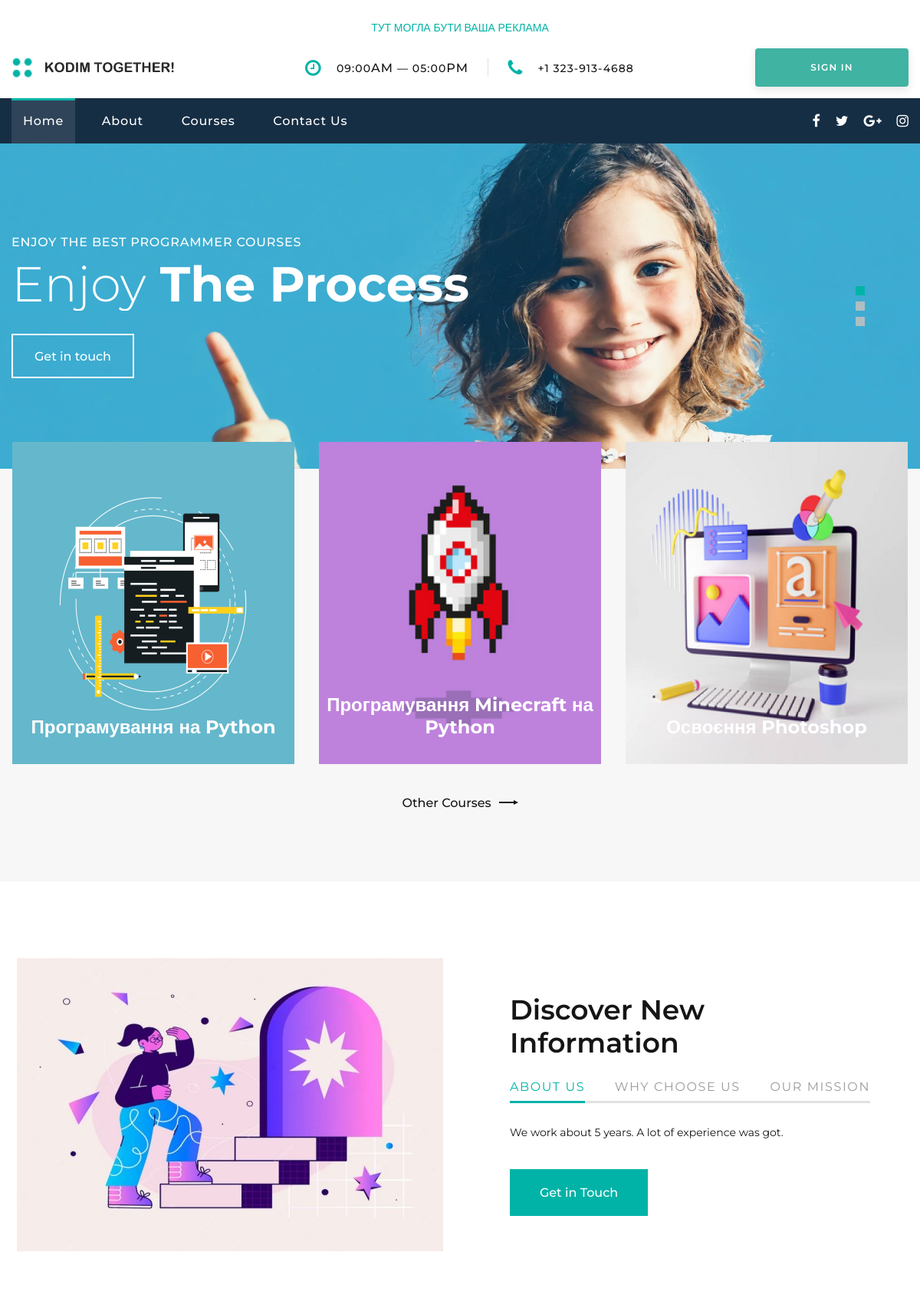
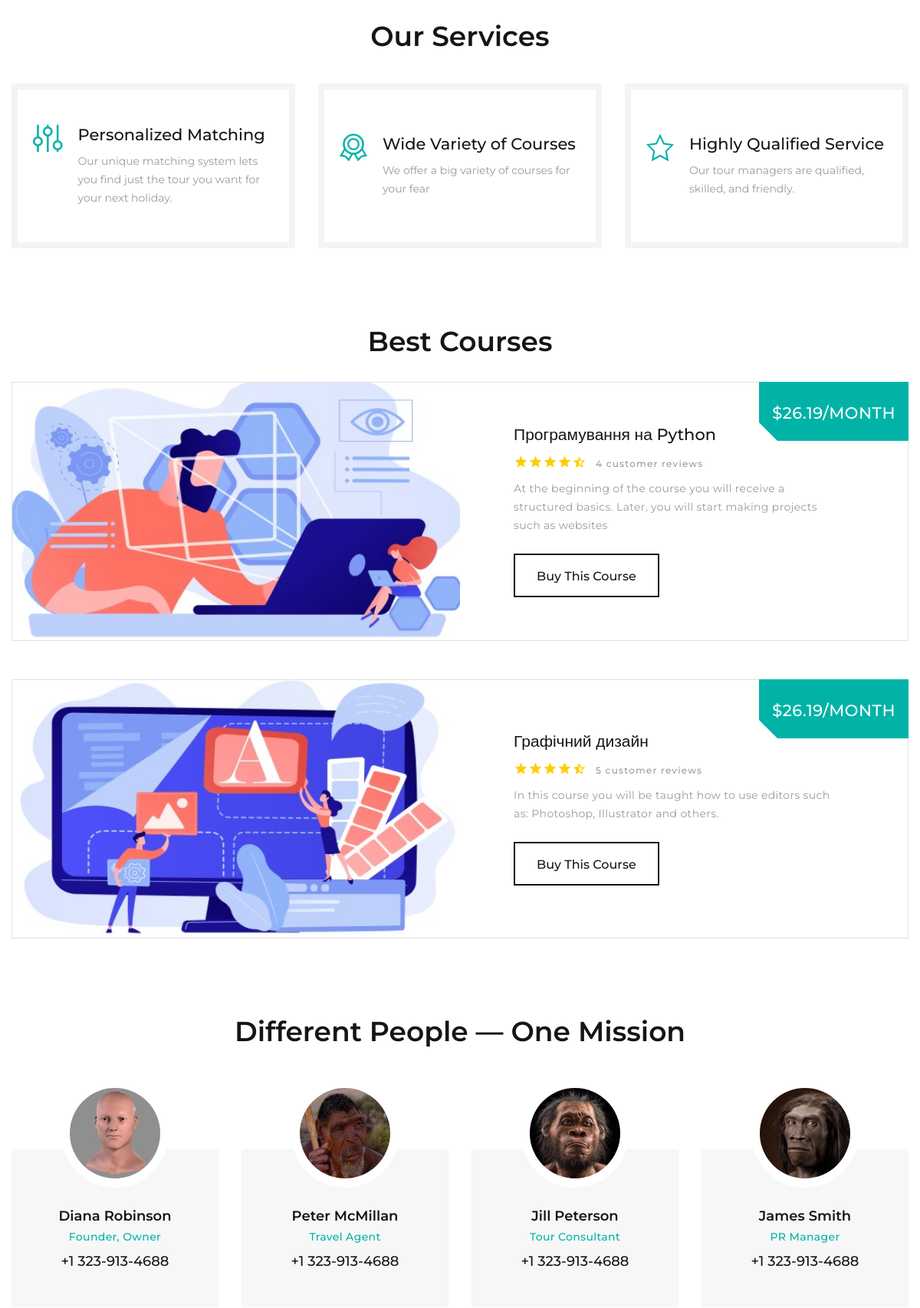
The page / (upper part) on the database its author committed (2 pictures, top to bottom).
### Web_1/models.py (models this page shows, shortened)
class Course(models.Model):
    category = models.ForeignKey(Category, on_delete=models.CASCADE,
                                help_text='оберіть категорію',
                                verbose_name='категорія курсу', null = True)
    name = models.CharField(max_length=50, verbose_name='Ім\'я')
    kid_age = models.CharField(max_length=50, verbose_name='Вік учня', null=True)
    price = models.CharField(max_length=50, verbose_name='Вартість', null=True)
    date_price = models.IntegerField(verbose_name='Дата_ціна', null= True)
    image = models.ImageField(upload_to = 'course_images', verbose_name='Картинка', null = True)
    description = models.CharField(max_length=100, verbose_name='Опис', null = True)
    def display_age(self):
        return ', '.join([a.age for a in self.kid_age.all()])
    display_age.short_description = 'Вік'

### Web_1/views.py (the view)
# urls.py: path('', views.index, name = 'home'),
def index(request):
    return render(request, 'index.html', {'courses': Course.objects.all()[:3]})

### Web_1/templates/index.html (shortened to what this page needs)
<!DOCTYPE html>
{% extends 'base.html' %}
{% load static %}
{% block content %}
<section class="section swiper-container swiper-slider swiper-slider-corporate swiper-pagination-style-2" data-loop="true" data-autoplay="5000" data-simulate-touch="true" data-nav="false" data-direction="vertical">
  <div class="swiper-wrapper text-left">
    <div class="swiper-slide context-dark" data-slide-bg="{% static 'images/slider-4-slide-1-1920x678.jpg' %}">
      <div class="swiper-slide-caption section-md">
        <div class="container">
          <div class="row">
            <div class="col-md-10">
              <h6 class="text-uppercase" data-caption-animate="fadeInRight" data-caption-delay="0">Enjoy the Best Programmer Courses</h6>
              <h2 class="oh font-weight-light" data-caption-animate="slideInUp" data-caption-delay="100"><span>Enjoy</span><span class="font-weight-bold"> The Process</span></h2><a class="button button-default-outline button-ujarak" href="/contact-us/" data-caption-animate="fadeInLeft" data-caption-delay="0">Get in touch</a>
            </div>
          </div>
        </div>
      </div>
    </div>
  </div>
  <div class="swiper-pagination"></div>
</section>
<section class="section section-lg section-top-1 bg-gray-4">
  <div class="container offset-negative-1">
    <div class="box-categories cta-box-wrap">
      <div class="box-categories-content">
        <div class="row justify-content-center">
          {% for course in courses %}
          <div class="col-md-4 wow fadeInDown col-9" data-wow-delay=".2s">
            <ul class="list-marked-2 box-categories-list">
              <li><a href="/course/{{ course.id }}"><img src="{{ BASE_DIR }}{{ course.image.url }}" alt="" width="368" height="420"/></a>
                <h5 class="box-categories-title">{{ course.name }}</h5>
              </li>
            </ul>
          </div>
          {% endfor %}
        </div>
      </div>
    </div><a class="link-classic wow fadeInUp" href="/courses/">Other Courses<span></span></a>
  </div>
</section>
<section class="section section-sm section-first bg-default text-md-left">
  <div class="container">
    <div class="row row-50 align-items-center justify-content-center justify-content-xl-between">
      <div class="col-lg-6 text-center wow fadeInUp"><img src="{% static 'images/index-3-556x382.jpg' %}" alt="" width="556" height="382"/>
      </div>
      <div class="col-lg-6 wow fadeInRight" data-wow-delay=".1s">
        <div class="box-width-lg-470">
          <h3>Discover New Information</h3>
          <div class="tabs-custom tabs-horizontal tabs-line tabs-line-big tabs-line-style-2 text-center text-md-left" id="tabs-7">
            <ul class="nav nav-tabs">
              <li class="nav-item" role="presentation"><a class="nav-link active" href="#tabs-7-1" data-toggle="tab">About us</a></li>
              <li class="nav-item" role="presentation"><a class="nav-link" href="#tabs-7-2" data-toggle="tab">Why choose us</a></li>
              <li class="nav-item" role="presentation"><a class="nav-link" href="#tabs-7-3" data-toggle="tab">Our mission</a></li>
            </ul>
            <div class="tab-content">
              <div class="tab-pane fade show active" id="tabs-7-1">
                <p>We work about 5 years. A lot of experience was got.</p>
                <div class="group-md group-middle"><a class="button button-secondary button-pipaluk" href="/contact-us/">Get in Touch</a></div>
              </div>
            </div>
          </div>
        </div>
      </div>
    </div>
  </div>
</section>
<section class="section section-sm">
  <div class="container">
    <h3>Our Services</h3>
    <div class="row row-30">
      <div class="col-sm-6 col-lg-4">
        <article class="box-icon-classic">
          <div class="unit box-icon-classic-body flex-column flex-md-row text-md-left flex-lg-column text-lg-center flex-xl-row text-xl-left">
            <div class="unit-left">
              <div class="box-icon-classic-icon fl-bigmug-line-equalization3"></div>
            </div>
            <div class="unit-body">
              <h5 class="box-icon-classic-title"><a href="/contact-us/">Personalized Matching</a></h5>
              <p class="box-icon-classic-text">Our unique matching system lets you find just the tour you want for your next holiday.</p>
            </div>
          </div>
        </article>
      </div>
      <div class="col-sm-6 col-lg-4">
        <article class="box-icon-classic">
          <div class="unit box-icon-classic-body flex-column flex-md-row text-md-left flex-lg-column text-lg-center flex-xl-row text-xl-left">
            <div class="unit-left">
              <div class="box-icon-classic-icon fl-bigmug-line-circular220"></div>
            </div>
            <div class="unit-body">
              <h5 class="box-icon-classic-title"><a href="/courses/">Wide Variety of Courses</a></h5>
              <p class="box-icon-classic-text">We offer a big variety of courses for your fear</p>
            </div>
          </div>
        </article>
      </div>
      <div class="col-sm-6 col-lg-4">
        <article class="box-icon-classic">
          <div class="unit box-icon-classic-body flex-column flex-md-row text-md-left flex-lg-column text-lg-center flex-xl-row text-xl-left">
            <div class="unit-left">
              <div class="box-icon-classic-icon fl-bigmug-line-favourites5"></div>
            </div>
            <div class="unit-body">
              <h5 class="box-icon-classic-title"><a href="/about/">Highly Qualified Service</a></h5>
              <p class="box-icon-classic-text">Our tour managers are qualified, skilled, and friendly.</p>
            </div>
          </div>
        </article>
      </div>
    </div>
  </div>
</section>
<section class="section section-sm bg-default">
  <div class="container">
    <h3 class="oh-desktop"><span class="d-inline-block wow slideInDown">Best Courses</span></h3>
    <div class="row row-sm row-40 row-md-50">
      <div class="col-sm-6 col-md-12 wow fadeInRight">
        <article class="product-big">
          <div class="unit flex-column flex-md-row align-items-md-stretch">
            <div class="unit-left"><a class="product-big-figure" href="/course/1/"><img src="{% static 'images/product-big-1-600x366.jpg' %}" alt="" width="600" height="366"/></a></div>
            <div class="unit-body">
              <div class="product-big-body">
                <h5 class="product-big-title"><a href="/course/1/">Програмування на Python</a></h5>
                <div class="group-sm group-middle justify-content-start">
                  <div class="product-big-rating"><span class="icon material-icons-star"></span><span class="icon material-icons-star"></span><span class="icon material-icons-star"></span><span class="icon material-icons-star"></span><span class="icon material-icons-star_half"></span></div><a class="product-big-reviews" href="#">4 customer reviews</a>
                </div>
                <p class="product-big-text">At the beginning of the course you will receive a structured basics. Later, you will start making projects such as websites</p><a class="button button-black-outline button-ujarak" href="/course/1/">Buy This Course</a>
                <div class="product-big-price-wrap"><span class="product-big-price">$26.19/month</span></div>
              </div>
            </div>
          </div>
        </article>
      </div>
      <div class="col-sm-6 col-md-12 wow fadeInLeft">
        <article class="product-big">
          <div class="unit flex-column flex-md-row align-items-md-stretch">
            <div class="unit-left"><a class="product-big-figure" href="/course/3/"><img src="{% static 'images/product-big-2-600x366.jpg' %}" alt="" width="600" height="366"/></a></div>
            <div class="unit-body">
              <div class="product-big-body">
                <h5 class="product-big-title"><a href="/course/3/">Графічний дизайн</a></h5>
                <div class="group-sm group-middle justify-content-start">
                  <div class="product-big-rating"><span class="icon material-icons-star"></span><span class="icon material-icons-star"></span><span class="icon material-icons-star"></span><span class="icon material-icons-star"></span><span class="icon material-icons-star_half"></span></div><a class="product-big-reviews" href="#">5 customer reviews</a>
                </div>
                <p class="product-big-text">In this course you will be taught how to use editors such as: Photoshop, Illustrator and others.</p><a class="button button-black-outline button-ujarak" href="/course/3/">Buy This Course</a>
                <div class="product-big-price-wrap"><span class="product-big-price">$26.19/month</span></div>
              </div>
            </div>
          </div>
        </article>
      </div>
    </div>
  </div>
</section>
<section class="section section-sm">
  <div class="container">
    <h3 class="title-block find-car oh"><span class="d-inline-block wow slideInUp">Different People — One Mission</span></h3>
    <div class="row row-30 justify-content-center box-ordered">
      <div class="col-sm-6 col-md-5 col-lg-3">
        <article class="team-modern">
          <div class="team-modern-header"><a class="team-modern-figure" href="/"><img class="img-circles" src="{% static 'images/user-1-118x118.jpg' %}" alt="" width="118" height="118"/></a>
          </div>
          <div class="team-modern-caption">
            <h6 class="team-modern-name"><a href="/">Diana Robinson</a></h6>
            <p class="team-modern-status">Founder, Owner</p>
            <h6 class="team-modern-phone"><a href="tel:#">+1 323-913-4688</a></h6>
          </div>
        </article>
      </div>
      <div class="col-sm-6 col-md-5 col-lg-3">
        <article class="team-modern">
          <div class="team-modern-header"><a class="team-modern-figure" href="/"><img class="img-circles" src="{% static 'images/user-2-118x118.jpg' %}" alt="" width="118" height="118"/></a>
          </div>
          <div class="team-modern-caption">
            <h6 class="team-modern-name"><a href="/">Peter McMillan</a></h6>
            <p class="team-modern-status">Travel Agent</p>
            <h6 class="team-modern-phone"><a href="tel:#">+1 323-913-4688</a></h6>
          </div>
        </article>
      </div>
      <div class="col-sm-6 col-md-5 col-lg-3">
        <article class="team-modern">
          <div class="team-modern-header"><a class="team-modern-figure" href="/"><img class="img-circles" src="{% static 'images/user-3-118x118.jpg' %}" alt="" width="118" height="118"/></a>
          </div>
          <div class="team-modern-caption">
            <h6 class="team-modern-name"><a href="/">Jill Peterson</a></h6>
            <p class="team-modern-status">Tour Consultant</p>
            <h6 class="team-modern-phone"><a href="tel:#">+1 323-913-4688</a></h6>
          </div>
        </article>
      </div>
      <div class="col-sm-6 col-md-5 col-lg-3">
        <article class="team-modern">
          <div class="team-modern-header"><a class="team-modern-figure" href="/"><img class="img-circles" src="{% static 'images/user-4-118x118.jpg' %}" alt="" width="118" height="118"/></a>
          </div>
          <div class="team-modern-caption">
            <h6 class="team-modern-name"><a href="/">James Smith</a></h6>
            <p class="team-modern-status">PR Manager</p>
            <h6 class="team-modern-phone"><a href="tel:#">+1 323-913-4688</a></h6>
          </div>
        </article>
      </div>
    </div>
  </div>
</section>
{% endblock %}
{% block navbar %}
  <li class="rd-nav-item active"><a class="rd-nav-link" href="/">Home</a>
  </li>
  <li class="rd-nav-item"><a class="rd-nav-link" href="/about/">About</a>
  </li>
  <li class="rd-nav-item"><a class="rd-nav-link" href="/courses/">Courses</a>
  </li>
  <li class="rd-nav-item"><a class="rd-nav-link" href="/contact-us/">Contact Us</a>
  </li>
{% endblock %}

### rows shown on the page
Course: image (picture), name "Програмування на Python"
Course: image (picture), name "Програмування Minecraft на Python"
Course: image (picture), name "Освоєння Photoshop"
